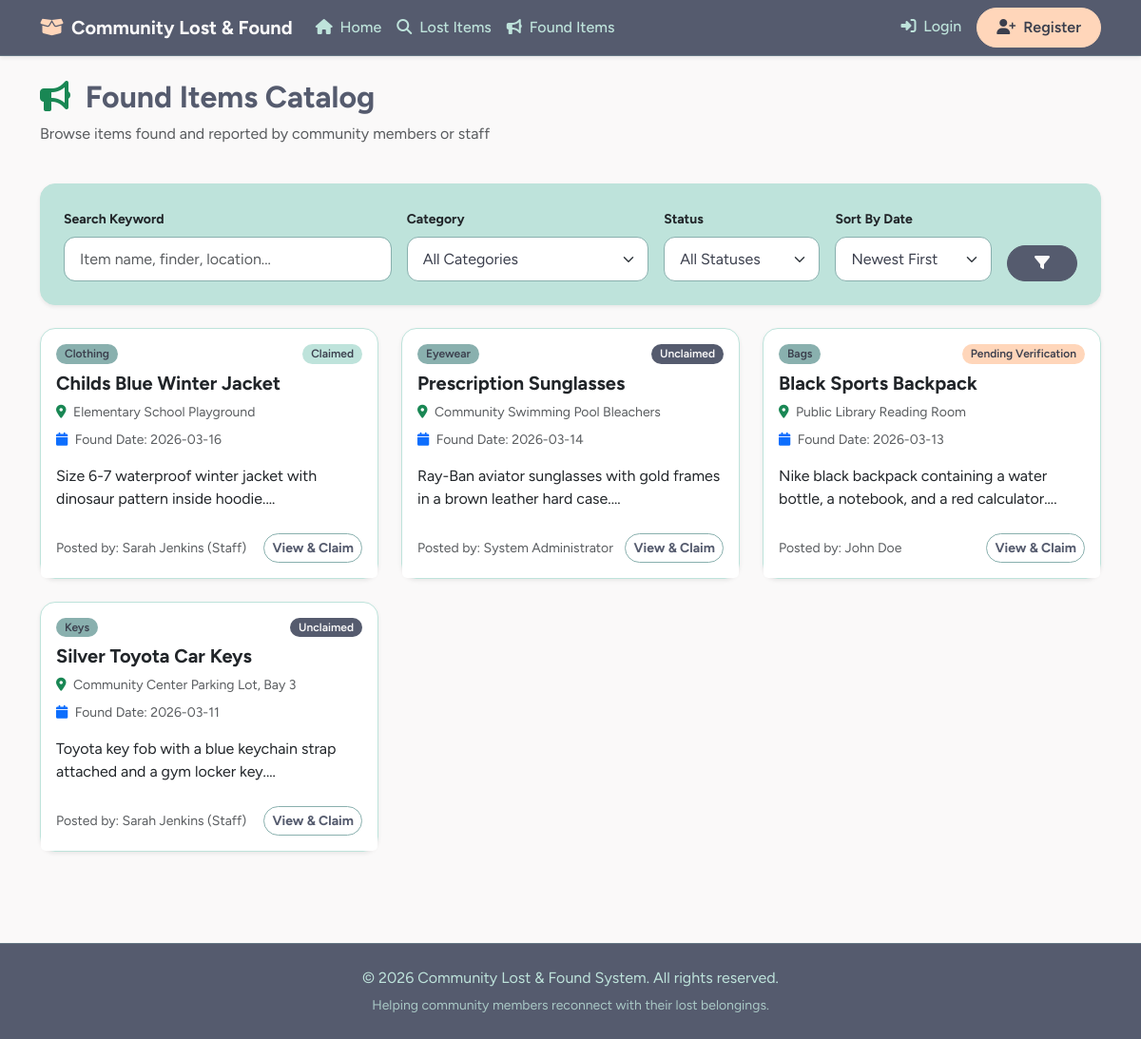
The page /found_items.php on the database its author committed.
### tables this page shows
CREATE TABLE `found_items` (
  `id` INT AUTO_INCREMENT PRIMARY KEY,
  `user_id` INT NOT NULL,
  `title` VARCHAR(150) NOT NULL,
  `category` VARCHAR(50) NOT NULL,
  `description` TEXT NOT NULL,
  `location_found` VARCHAR(150) NOT NULL,
  `date_found` DATE NOT NULL,
  `image_path` VARCHAR(255) DEFAULT NULL,
  `status` ENUM('Unclaimed', 'Pending Verification', 'Claimed') NOT NULL DEFAULT 'Unclaimed',
  `created_at` TIMESTAMP DEFAULT CURRENT_TIMESTAMP,
  CONSTRAINT `fk_found_user` FOREIGN KEY (`user_id`) REFERENCES `users` (`id`) ON DELETE CASCADE
);

CREATE TABLE `users` (
  `id` INT AUTO_INCREMENT PRIMARY KEY,
  `username` VARCHAR(50) NOT NULL UNIQUE,
  `email` VARCHAR(100) NOT NULL UNIQUE,
  `password` VARCHAR(255) NOT NULL,
  `full_name` VARCHAR(100) NOT NULL,
  `phone` VARCHAR(20) DEFAULT NULL,
  `role` ENUM('admin', 'staff', 'member') NOT NULL DEFAULT 'member',
  `created_at` TIMESTAMP DEFAULT CURRENT_TIMESTAMP
);

### found_items.php (the view, shortened to what this page needs)
<?php
require_once 'db.php';
$search = trim($_GET['search'] ?? '');
$sort = trim($_GET['sort'] ?? 'newest');
$query = "SELECT f.*, u.full_name FROM found_items f JOIN users u ON f.user_id = u.id WHERE 1=1";
$params = [];
if ($sort === 'oldest') {
    $query .= " ORDER BY f.date_found ASC";
} else {
    $query .= " ORDER BY f.date_found DESC";
}
$stmt = $pdo->prepare($query);
$stmt->execute($params);
$items = $stmt->fetchAll();
include 'header.php';
?>
<div class="container my-4">
    <div class="d-flex justify-content-between align-items-center mb-4">
        <div>
            <h2 class="fw-bold"><i class="fa-solid fa-bullhorn text-success me-2"></i> Found Items Catalog</h2>
            <p class="text-muted">Browse items found and reported by community members or staff</p>
        </div>
    </div>
    <div class="card p-4 mb-4 shadow-sm bg-light">
        <form method="GET" action="found_items.php" class="row g-3">
            <div class="col-md-4">
                <label for="search" class="form-label fw-bold small">Search Keyword</label>
                <input type="text" class="form-control" id="search" name="search" value="<?php echo htmlspecialchars($search); ?>" placeholder="Item name, finder, location...">
            </div>
            <div class="col-md-3">
                <label for="category" class="form-label fw-bold small">Category</label>
                <select class="form-select" id="category" name="category">
                    <option value="">All Categories</option>
                </select>
            </div>
            <div class="col-md-2">
                <label for="status" class="form-label fw-bold small">Status</label>
                <select class="form-select" id="status" name="status">
                    <option value="">All Statuses</option>
                </select>
            </div>
            <div class="col-md-2">
                <label for="sort" class="form-label fw-bold small">Sort By Date</label>
                <select class="form-select" id="sort" name="sort">
                    <option value="newest" <?php echo $sort === 'newest' ? 'selected' : ''; ?>>Newest First</option>
                </select>
            </div>
            <div class="col-md-1 d-flex align-items-end">
                <button type="submit" class="btn btn-dark w-100 fw-bold"><i class="fa-solid fa-filter"></i></button>
            </div>
        </form>
    </div>
    <div class="row">
        <?php if (empty($items)): ?>
            <div class="col-12">
                <div class="alert alert-info text-center py-4">
                    <i class="fa-solid fa-info-circle fa-2x mb-2"></i>
                    <h5>No found items found matching your criteria.</h5>
                    <a href="found_items.php" class="btn btn-outline-success btn-sm mt-2">Reset Filters</a>
                </div>
            </div>
        <?php else: ?>
            <?php foreach ($items as $item): ?>
                <div class="col-md-4 mb-4">
                    <div class="card h-100 shadow-sm">
                        <div class="card-body">
                            <div class="d-flex justify-content-between mb-2">
                                <span class="badge bg-success"><?php echo htmlspecialchars($item['category']); ?></span>
                                <span class="badge bg-<?php echo $item['status'] === 'Unclaimed' ? 'primary' : ($item['status'] === 'Pending Verification' ? 'warning text-dark' : 'secondary'); ?>"><?php echo htmlspecialchars($item['status']); ?></span>
                            </div>
                            <h5 class="card-title fw-bold"><?php echo htmlspecialchars($item['title']); ?></h5>
                            <p class="card-text text-muted small mb-2"><i class="fa-solid fa-map-marker-alt me-1 text-success"></i> <?php echo htmlspecialchars($item['location_found']); ?></p>
                            <p class="card-text text-muted small mb-3"><i class="fa-solid fa-calendar me-1 text-primary"></i> Found Date: <?php echo $item['date_found']; ?></p>
                            <p class="card-text"><?php echo nl2br(htmlspecialchars(substr($item['description'], 0, 120))); ?>...</p>
                        </div>
                        <div class="card-footer bg-white border-top-0 d-flex justify-content-between align-items-center pb-3">
                            <small class="text-muted">Posted by: <?php echo htmlspecialchars($item['full_name']); ?></small>
                            <a href="found_detail.php?id=<?php echo $item['id']; ?>" class="btn btn-outline-success btn-sm fw-bold">View & Claim</a>
                        </div>
                    </div>
                </div>
            <?php endforeach; ?>
        <?php endif; ?>
    </div>
</div>
<?php include 'footer.php'; ?>

### header.php (style rules this page uses)
:root { --blue-slate: #555b6eff; --muted-teal: #89b0aeff; --frozen-water: #bee3dbff; --bright-snow: #faf9f9ff; --peach-fuzz: #ffd6baff; --ink: #3b3f4d; }
body { background-color: var(--bright-snow); color: var(--blue-slate); font-family: 'Figtree', system-ui, -apple-system, 'Segoe UI', sans-serif; display: flex; flex-direction: column; min-height: 100vh; }
.btn-outline-secondary, .btn-outline-success { border-color: var(--muted-teal); color: var(--blue-slate); font-weight: 600; border-radius: 999px; }
.btn-dark { background-color: var(--blue-slate); border-color: var(--blue-slate); color: var(--bright-snow); border-radius: 999px; font-weight: 600; }
.card { border: 1px solid var(--frozen-water); border-radius: 16px; background-color: #ffffff; box-shadow: 0 4px 20px rgba(85, 91, 110, 0.04); transition: transform 0.2s ease, box-shadow 0.2s ease; }
.bg-light { background-color: var(--frozen-water) !important; border-radius: 16px; }
.badge { font-weight: 600; padding: .35em .75em; border-radius: 999px; }
.bg-success { background-color: var(--muted-teal) !important; color: var(--ink); }
.bg-primary { background-color: var(--blue-slate) !important; color: var(--bright-snow); }
.bg-warning { background-color: var(--peach-fuzz) !important; color: var(--ink) !important; }
.bg-secondary { background-color: var(--frozen-water) !important; color: var(--ink) !important; }
.form-control, .form-select { border-radius: 12px; border: 1px solid var(--muted-teal); padding: .65rem 1rem; background-color: #fff; color: var(--ink); }
.form-control { border-radius: 12px; }

### rows shown on the page
found_items: category "Clothing", status "Claimed", title "Childs Blue Winter Jacket", location_found "Elementary School Playground", date_found "2026-03-16", description "Size 6-7 waterproof winter jacket with dinosaur pattern inside hoodie.", user.full_name "Sarah Jenkins (Staff)"
found_items: category "Eyewear", status "Unclaimed", title "Prescription Sunglasses", location_found "Community Swimming Pool Bleachers", date_found "2026-03-14", description "Ray-Ban aviator sunglasses with gold frames in a brown leather hard case.", user.full_name "System Administrator"
found_items: category "Bags", status "Pending Verification", title "Black Sports Backpack", location_found "Public Library Reading Room", date_found "2026-03-13", description "Nike black backpack containing a water bottle, a notebook, and a red calculator.", user.full_name "John Doe"
found_items: category "Keys", status "Unclaimed", title "Silver Toyota Car Keys", location_found "Community Center Parking Lot, Bay 3", date_found "2026-03-11", description "Toyota key fob with a blue keychain strap attached and a gym locker key.", user.full_name "Sarah Jenkins (Staff)"
